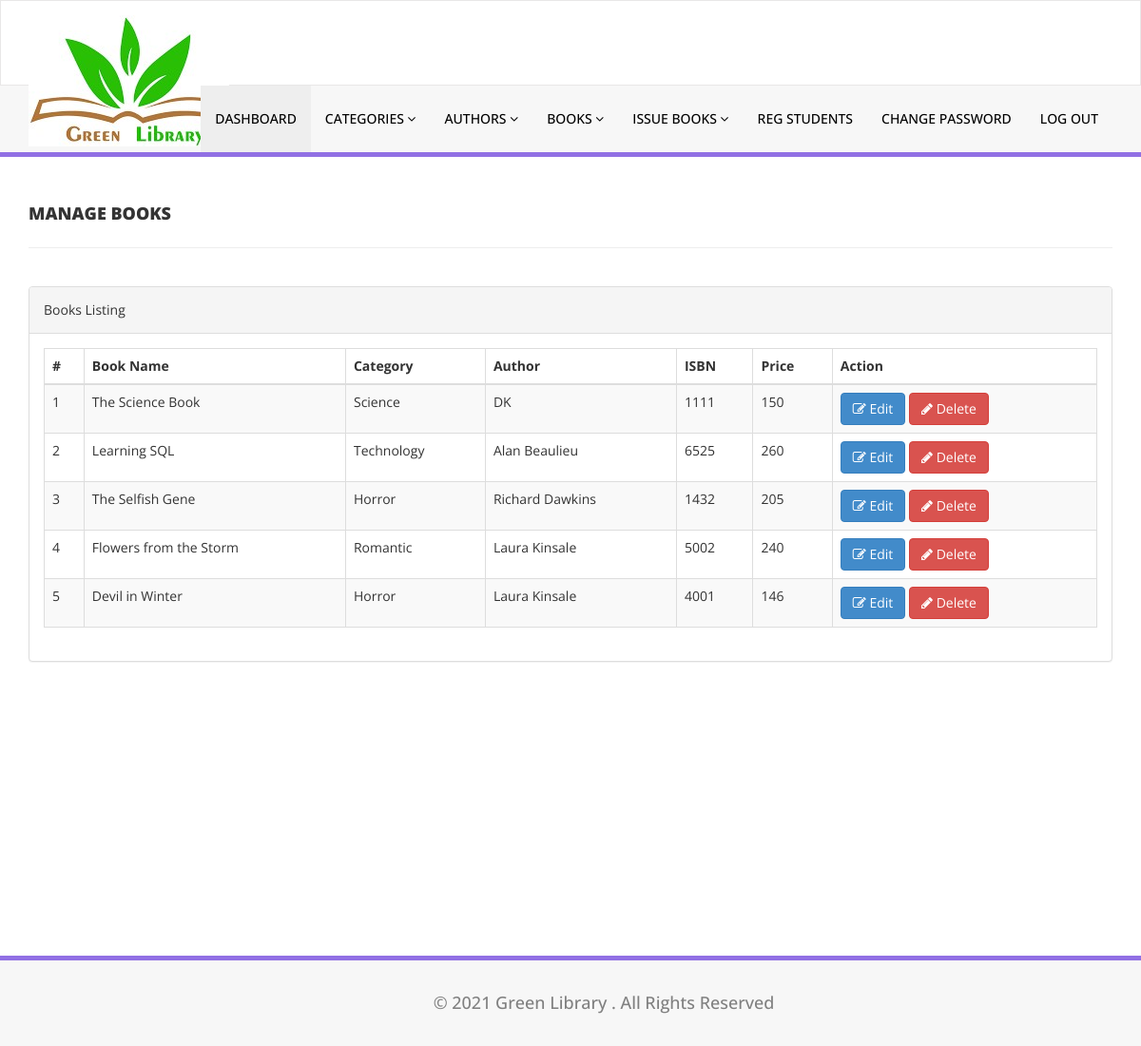
Page /library/admin/manage-books.php (signed in) on the committed database.
### tables this page shows
CREATE TABLE `tblbooks` (
  `id` int(11) NOT NULL,
  `BookName` varchar(255) DEFAULT NULL,
  `CatId` int(11) DEFAULT NULL,
  `AuthorId` int(11) DEFAULT NULL,
  `ISBNNumber` int(11) DEFAULT NULL,
  `BookPrice` int(11) DEFAULT NULL,
  `RegDate` timestamp NULL DEFAULT current_timestamp(),
  `UpdationDate` timestamp NULL DEFAULT NULL ON UPDATE current_timestamp()
);

CREATE TABLE `tblcategory` (
  `id` int(11) NOT NULL,
  `CategoryName` varchar(150) DEFAULT NULL,
  `Status` int(1) DEFAULT NULL,
  `CreationDate` timestamp NULL DEFAULT current_timestamp(),
  `UpdationDate` timestamp NULL DEFAULT '0000-00-00 00:00:00' ON UPDATE current_timestamp()
);

CREATE TABLE `tblauthors` (
  `id` int(11) NOT NULL,
  `AuthorName` varchar(159) DEFAULT NULL,
  `creationDate` timestamp NULL DEFAULT current_timestamp(),
  `UpdationDate` timestamp NULL DEFAULT NULL ON UPDATE current_timestamp()
);

### library/admin/manage-books.php (the view, shortened to what this page needs)
<?php
include('includes/config.php');
if(strlen($_SESSION['alogin'])==0)
    {
header('location:index.php');
}
else{
    ?>
<!DOCTYPE html>
<html xmlns="http://www.w3.org/1999/xhtml">
<head>
    <link href="assets/css/bootstrap.css" rel="stylesheet" />
    <link href="assets/css/font-awesome.css" rel="stylesheet" />
    <link href="assets/js/dataTables/dataTables.bootstrap.css" rel="stylesheet" />
    <link href="assets/css/style.css" rel="stylesheet" />
</head>
<body>
<?php include('includes/header.php');?>
    <div class="content-wrapper">
         <div class="container">
        <div class="row pad-botm">
            <div class="col-md-12">
                <h4 class="header-line">Manage Books</h4>
    </div>
     <div class="row">
</div>
        </div>
            <div class="row">
                <div class="col-md-12">
                    <div class="panel panel-default">
                        <div class="panel-heading">
                           Books Listing
                        </div>
                        <div class="panel-body">
                            <div class="table-responsive">
                                <table class="table table-striped table-bordered table-hover" id="dataTables-example">
                                    <thead>
                                        <tr>
                                            <th>#</th>
                                            <th>Book Name</th>
                                            <th>Category</th>
                                            <th>Author</th>
                                            <th>ISBN</th>
                                            <th>Price</th>
                                            <th>Action</th>
                                        </tr>
                                    </thead>
                                    <tbody>
<?php $sql = "SELECT tblbooks.BookName,tblcategory.CategoryName,tblauthors.AuthorName,tblbooks.ISBNNumber,tblbooks.BookPrice,tblbooks.id as bookid from  tblbooks join tblcategory on tblcategory.id=tblbooks.CatId join tblauthors on tblauthors.id=tblbooks.AuthorId";
$query = $dbh -> prepare($sql);
$query->execute();
$results=$query->fetchAll(PDO::FETCH_OBJ);
$cnt=1;
if($query->rowCount() > 0)
{
foreach($results as $result)
{               ?>
                                        <tr class="odd gradeX">
                                            <td class="center"><?php echo htmlentities($cnt);?></td>
                                            <td class="center"><?php echo htmlentities($result->BookName);?></td>
                                            <td class="center"><?php echo htmlentities($result->CategoryName);?></td>
                                            <td class="center"><?php echo htmlentities($result->AuthorName);?></td>
                                            <td class="center"><?php echo htmlentities($result->ISBNNumber);?></td>
                                            <td class="center"><?php echo htmlentities($result->BookPrice);?></td>
                                            <td class="center">
                                            <a href="edit-book.php?bookid=<?php echo htmlentities($result->bookid);?>"><button class="btn btn-primary"><i class="fa fa-edit "></i> Edit</button>
                                          <a href="manage-books.php?del=<?php echo htmlentities($result->bookid);?>" onclick="return confirm('Are you sure you want to delete?');"" >  <button class="btn btn-danger"><i class="fa fa-pencil"></i> Delete</button>
                                            </td>
                                        </tr>
 <?php $cnt=$cnt+1;}} ?>
                                    </tbody>
                                </table>
                            </div>
                        </div>
                    </div>
                </div>
            </div>
    </div>
    </div>
    <?php include('includes/footer.php');?>
</body>
</html>
<?php } ?>

### library/admin/includes/header.php (shortened to what this page needs)
<div class="navbar navbar-inverse set-radius-zero" >
        <div class="container">
            <div class="navbar-header">
                <a class="navbar-brand">
                    <img src="assets/img/green.jpg" />
                </a>
            </div>
        </div>
    </div>
    <section class="menu-section">
        <div class="container">
            <div class="row ">
                <div class="col-md-12">
                    <div class="navbar-collapse collapse ">
                        <ul id="menu-top" class="nav navbar-nav navbar-right">
                            <li><a href="dashboard.php" class="menu-top-active">Dashboard</a></li>
                            <li>
                                <a href="#" class="dropdown-toggle" id="ddlmenuItem" data-toggle="dropdown"> Categories <i class="fa fa-angle-down"></i></a>
                            </li>
                            <li>
                                <a href="#" class="dropdown-toggle" id="ddlmenuItem" data-toggle="dropdown"> Authors <i class="fa fa-angle-down"></i></a>
                            </li>
 <li>
                                <a href="#" class="dropdown-toggle" id="ddlmenuItem" data-toggle="dropdown"> Books <i class="fa fa-angle-down"></i></a>
                            </li>
                           <li>
                                <a href="#" class="dropdown-toggle" id="ddlmenuItem" data-toggle="dropdown"> Issue Books <i class="fa fa-angle-down"></i></a>
                            </li>
                             <li><a href="reg-students.php">Reg Students</a></li>
                         <li><a href="change-password.php">Change Password</a></li>
                          <li><a href="logout.php" >Log Out</a></li>
                        </ul>
                    </div>
                </div>
            </div>
        </div>
    </section>

### library/admin/includes/footer.php
<section class="footer-section">
     <div class="container">
     <h4 style="text-align:center;color: gray">© 2021 Green Library . All Rights Reserved </h4>
             </div>
 </section>

### library/admin/assets/css/style.css (style rules this page uses)
.set-radius-zero { border-radius:0px; -moz-border-radius:0px; -webkit-border-radius:0px; }
.content-wrapper { margin-top: 40px; min-height:800px; padding-bottom:90px; }
.header-line { font-weight:900; padding-bottom:25px; border-bottom:1px solid #eeeeee; text-transform:uppercase; }
.pad-botm { padding-bottom:30px; }
#menu-top a { color:#000; text-decoration:none; font-weight:500; padding: 25px 15px 25px 15px; text-transform:uppercase; }
.menu-section { background-color: #f7f7f7; border-bottom:5px solid #9170E4; width:100% }
.menu-top-active { background-color:#eeeeee; }
.navbar-inverse { background-color: #FFF; border-color: rgba(155, 153, 153, 0.23); }
.navbar { min-height: 90px; margin-bottom: 0px; }
.footer-section { padding:25px 50px 25px 50px; color:#000; font-size:13px; background-color: #f7f7f7; text-align:right; border-top:5px solid #9170E4; }

### rows in the picture
tblbooks: BookName "The Science Book", tblcategory.CategoryName "Science", AuthorId.AuthorName "DK", ISBNNumber "1111", BookPrice "150"
tblbooks: BookName "Learning SQL", tblcategory.CategoryName "Technology", AuthorId.AuthorName "Alan Beaulieu", ISBNNumber "6525", BookPrice "260"
tblbooks: BookName "The Selfish Gene", tblcategory.CategoryName "Horror", AuthorId.AuthorName "Richard Dawkins", ISBNNumber "1432", BookPrice "205"
tblbooks: BookName "Flowers from the Storm", tblcategory.CategoryName "Romantic", AuthorId.AuthorName "Laura Kinsale", ISBNNumber "5002", BookPrice "240"
tblbooks: BookName "Devil in Winter", tblcategory.CategoryName "Horror", AuthorId.AuthorName "Laura Kinsale", ISBNNumber "4001", BookPrice "146"
